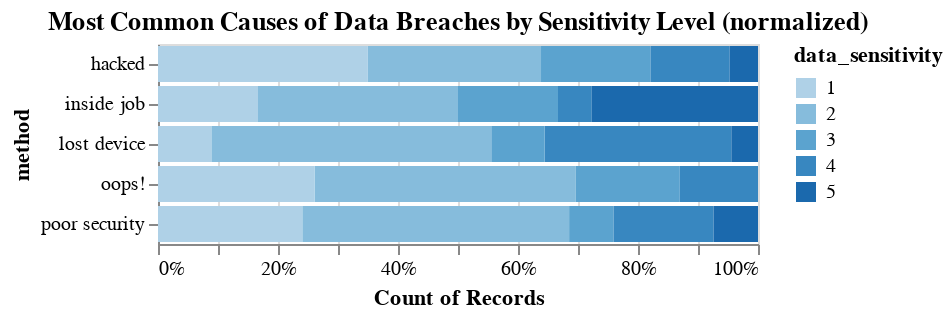

Write notebook code for a chart like this one.
### Code cell
normalized_bar_chart

### Figure 1 — Vega-Lite specification as saved in the notebook (floating-point values rounded to 4 significant figures; data arrays with more than 128 entries replaced by an {"elided": "..."} marker saying what was removed)
{"config": {"view": {"continuousWidth": 300, "continuousHeight": 300}}, "data": {"name": "data-fb7646a690298da19bf68161e8d0cf55"}, "mark": {"type": "bar"}, "encoding": {"color": {"field": "data_sensitivity", "type": "ordinal"}, "x": {"aggregate": "count", "stack": "normalize", "type": "quantitative"}, "y": {"field": "method", "type": "nominal"}}, "title": "Most Common Causes of Data Breaches by Sensitivity Level (normalized)", "$schema": "https://vega.github.io/schema/vega-lite/v5.20.1.json", "datasets": {"data-fb7646a690298da19bf68161e8d0cf55": {"elided": "458 records"}}}
